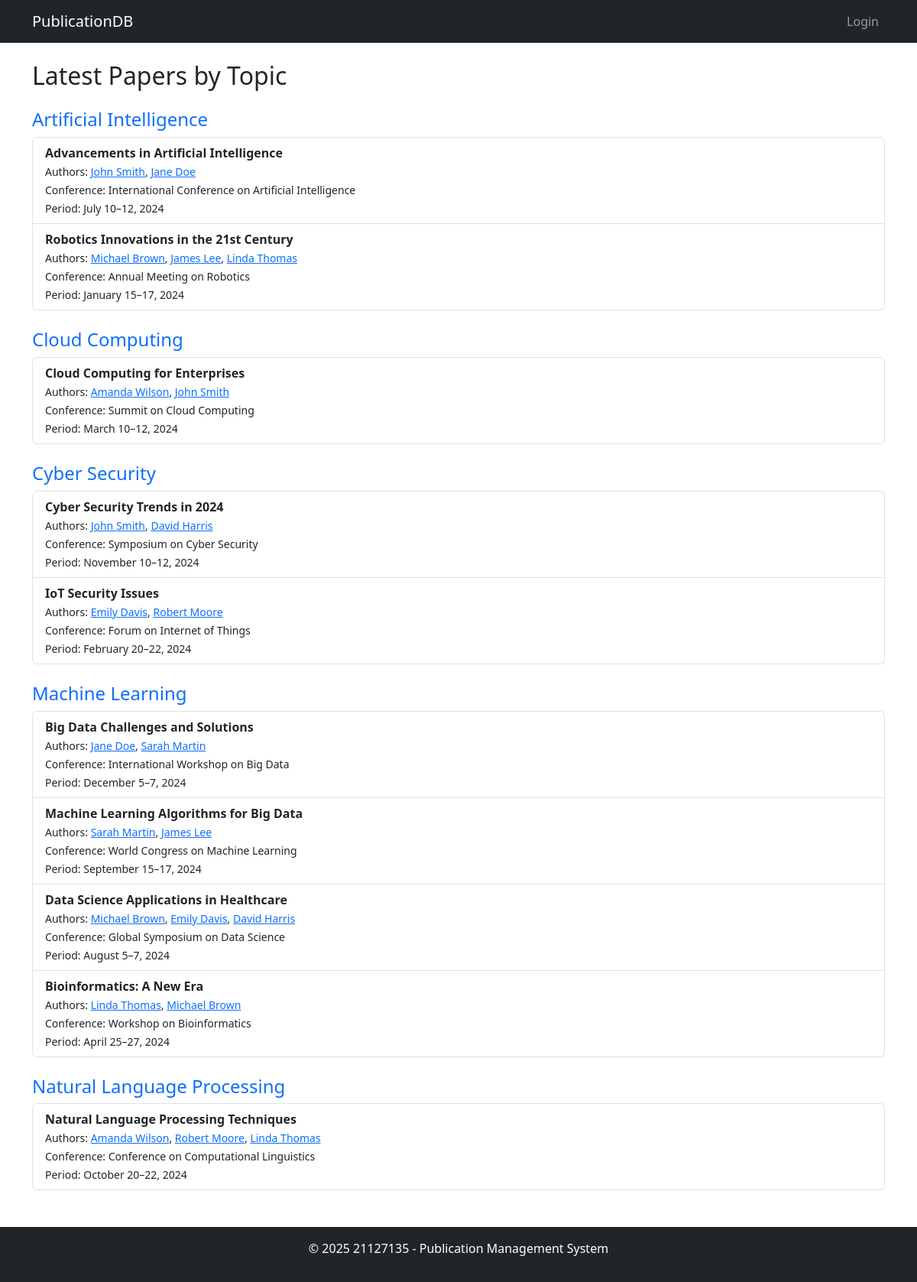
The page / on the database its author committed.
### tables this page shows
CREATE TABLE TOPICS (
    topic_id INT AUTO_INCREMENT PRIMARY KEY,
    topic_name VARCHAR(255) NOT NULL
);

CREATE TABLE PAPERS (
    paper_id INT AUTO_INCREMENT PRIMARY KEY,
    title VARCHAR(255) NOT NULL,
    author_string_list VARCHAR(255) NOT NULL,
    abstract VARCHAR(1000) NOT NULL,
    conference_id INT NOT NULL,
    topic_id INT NOT NULL,
    user_id INT NOT NULL
);

CREATE TABLE CONFERENCES (
    conference_id INT AUTO_INCREMENT PRIMARY KEY,
    name VARCHAR(255) NOT NULL,
    abbreviation VARCHAR(10) NOT NULL,
    rank VARCHAR(1) NOT NULL,
    start_date DATE NOT NULL,
    end_date DATE NOT NULL,
    type VARCHAR(50) NOT NULL
);

### controllers/home_controller.php (called while the page is built, shortened)
<?php
class HomeController
{
    function index()
    {
        require_once("config/config.inc.php");
        $topics = [];
        $sql = "SELECT * FROM TOPICS ORDER BY topic_name";
        $result = $mysqli->query($sql);
        while ($row = $result->fetch_assoc()) {
            $topics[] = $row;
        }
        $papers_by_topic = [];
        foreach ($topics as $topic) {
            $tid = $topic['topic_id'];
            $sql = "SELECT PA.paper_id, PA.title, PA.author_string_list,
                    CO.conference_id, CO.name AS conference_name, CO.start_date, CO.end_date
                FROM PAPERS PA JOIN CONFERENCES CO
                    ON PA.conference_id = CO.conference_id
                WHERE PA.topic_id = $tid
                ORDER BY CO.start_date DESC
                LIMIT 5";
            $res = $mysqli->query($sql);
            while ($paper = $res->fetch_assoc()) {
                $papers_by_topic[$tid][] = $paper;
            }
        }
        require_once("helpers/date_helper.php");
        require("views/home/index.php");
    }
}

### helpers/date_helper.php (called while the page is built, shortened)
<?php
function formatDateRange(
    $startStr,
    $endStr = null,
    $separator = "–"
) {
    $start = new DateTime($startStr);
    $end = $endStr ? new DateTime($endStr) : null;
    if ($start->format('Y') === $end->format('Y')) {
        if ($start->format('F') === $end->format('F')) {
            return $start->format('F j') . "{$separator}" . $end->format('j, Y');
        } else {
            return $start->format('F j') . " {$separator} " . $end->format('F j, Y');
        }
    }
    return $start->format('F j, Y') . " {$separator} " . $end->format('F j, Y');
}

### views/home/index.php (the view, shortened to what this page needs)
<?php include("views/partials/header.php"); ?>
<div class="container my-4">
    <h2 class="mb-4">Latest Papers by Topic</h2>
    <?php foreach ($topics as $topic): ?>
        <div class="mb-4">
            <h4 class="text-primary"><?= htmlspecialchars($topic['topic_name']) ?></h4>
            <ul class="list-group">
                <?php
                $papers = $papers_by_topic[$topic['topic_id']] ?? [];
                if (empty($papers)):
                ?>
                    <li class="list-group-item">No papers available.</li>
                <?php else: ?>
                    <?php foreach ($papers as $paper): ?>
                        <li class="list-group-item">
                            <strong><?= htmlspecialchars($paper['title']) ?></strong><br>
                            <?php
                            $author_names = explode(',', $paper['author_string_list']);
                            $linked_authors = [];
                            $sql = "SELECT author_id FROM PARTICIPATION WHERE paper_id = {$paper['paper_id']}";
                            $res = $mysqli->query($sql);
                            foreach ($author_names as $name) {
                                $name = trim($name);
                                $escaped = htmlspecialchars($name);
                                if ($row = $res->fetch_assoc()) {
                                    $url = "index.php?controller=author&action=profile&id=" . $row['author_id'];
                                    $linked_authors[] = "<a href=\"$url\">$escaped</a>";
                                } else {
                                    $linked_authors[] = $escaped;
                                }
                            }
                            ?>
                            <small>Authors: <?= implode(', ', $linked_authors) ?></small><br>
                            <small>Conference: <?= htmlspecialchars($paper['conference_name']) ?></small><br>
                            <small>Period: <?= htmlspecialchars(
                                                formatDateRange($paper['start_date'], $paper['end_date'])
                                            ) ?></small>
                        </li>
                    <?php endforeach; ?>
                <?php endif; ?>
            </ul>
        </div>
    <?php endforeach; ?>
</div>
<?php include("views/partials/footer.php"); ?>

### index.php (shortened to what this page needs)
<?php
$controller = $_GET['controller'] ?? 'home';
$action = $_GET['action'] ?? 'index';
$controllerFile = "controllers/{$controller}_controller.php";
if (file_exists($controllerFile)) {
    $controllerInstance = new $className();
    if (method_exists($controllerInstance, $action)) {
        $controllerInstance->$action();
    } else {
        echo "Action $action not found!";
    }
} else {
    echo "Controller $controller not found!";
}

### views/partials/header.php (shortened to what this page needs)
<!DOCTYPE html>
<html lang="en">
<head>
    <link
        href="https://cdn.jsdelivr.net/npm/bootstrap@5.3.6/dist/css/bootstrap.min.css"
        rel="stylesheet"
 />
    <link
        rel="stylesheet"
        href="https://cdn.jsdelivr.net/npm/bootstrap-icons@1.13.1/font/bootstrap-icons.min.css" />
</head>
<body class="d-flex flex-column min-vh-100">
    <nav class="navbar navbar-expand-md navbar-dark bg-dark">
        <div class="container">
            <a class="navbar-brand" href="index.php">PublicationDB</a>
            <div class="collapse navbar-collapse" id="navbarSupportedContent">
                <ul class="navbar-nav ms-auto">
                    <?php if (!empty($_SESSION['user'])): ?>
                        <li class="nav-item"><a class="nav-link" href="index.php?controller=author&action=profile">Hello, <?= htmlspecialchars($_SESSION['user']['username']) ?></a></li>
                        <li class="nav-item"><a class="nav-link" href="index.php?controller=auth&action=logout">Logout</a></li>
                    <?php else: ?>
                        <li class="nav-item"><a class="nav-link" href="index.php?controller=auth&action=login">Login</a></li>
                    <?php endif; ?>
                </ul>
            </div>
        </div>
    </nav>

### views/partials/footer.php (shortened to what this page needs)
<footer class="bg-dark text-white text-center py-3 mt-auto">
    <p>© 2025 21127135 - Publication Management System</p>
</footer>
</body>
</html>

### rows shown on the page
topics: topic_name "Artificial Intelligence"
papers: title "Advancements in Artificial Intelligence", author_string_list "John Smith Jane Doe", linked_authors ",", conference.name "International Conference on Artificial Intelligence", conference.end_date "July 10–12, 2024"
papers: title "Robotics Innovations in the 21st Century", author_string_list "Michael Brown James Lee Linda Thomas", linked_authors ", ,", conference.name "Annual Meeting on Robotics", conference.end_date "January 15–17, 2024"
topics: topic_name "Cloud Computing"
papers: title "Cloud Computing for Enterprises", author_string_list "Amanda Wilson John Smith", linked_authors ",", conference.name "Summit on Cloud Computing", conference.end_date "March 10–12, 2024"
topics: topic_name "Cyber Security"
papers: title "Cyber Security Trends in 2024", author_string_list "John Smith David Harris", linked_authors ",", conference.name "Symposium on Cyber Security", conference.end_date "November 10–12, 2024"
papers: title "IoT Security Issues", author_string_list "Emily Davis Robert Moore", linked_authors ",", conference.name "Forum on Internet of Things", conference.end_date "February 20–22, 2024"
topics: topic_name "Machine Learning"
papers: title "Big Data Challenges and Solutions", author_string_list "Jane Doe Sarah Martin", linked_authors ",", conference.name "International Workshop on Big Data", conference.end_date "December 5–7, 2024"
papers: title "Machine Learning Algorithms for Big Data", author_string_list "Sarah Martin James Lee", linked_authors ",", conference.name "World Congress on Machine Learning", conference.end_date "September 15–17, 2024"
papers: title "Data Science Applications in Healthcare", author_string_list "Michael Brown Emily Davis David Harris", linked_authors ", ,", conference.name "Global Symposium on Data Science", conference.end_date "August 5–7, 2024"
papers: title "Bioinformatics: A New Era", author_string_list "Linda Thomas Michael Brown", linked_authors ",", conference.name "Workshop on Bioinformatics", conference.end_date "April 25–27, 2024"
topics: topic_name "Natural Language Processing"
papers: title "Natural Language Processing Techniques", author_string_list "Amanda Wilson Robert Moore Linda Thomas", linked_authors ", ,", conference.name "Conference on Computational Linguistics", conference.end_date "October 20–22, 2024"
